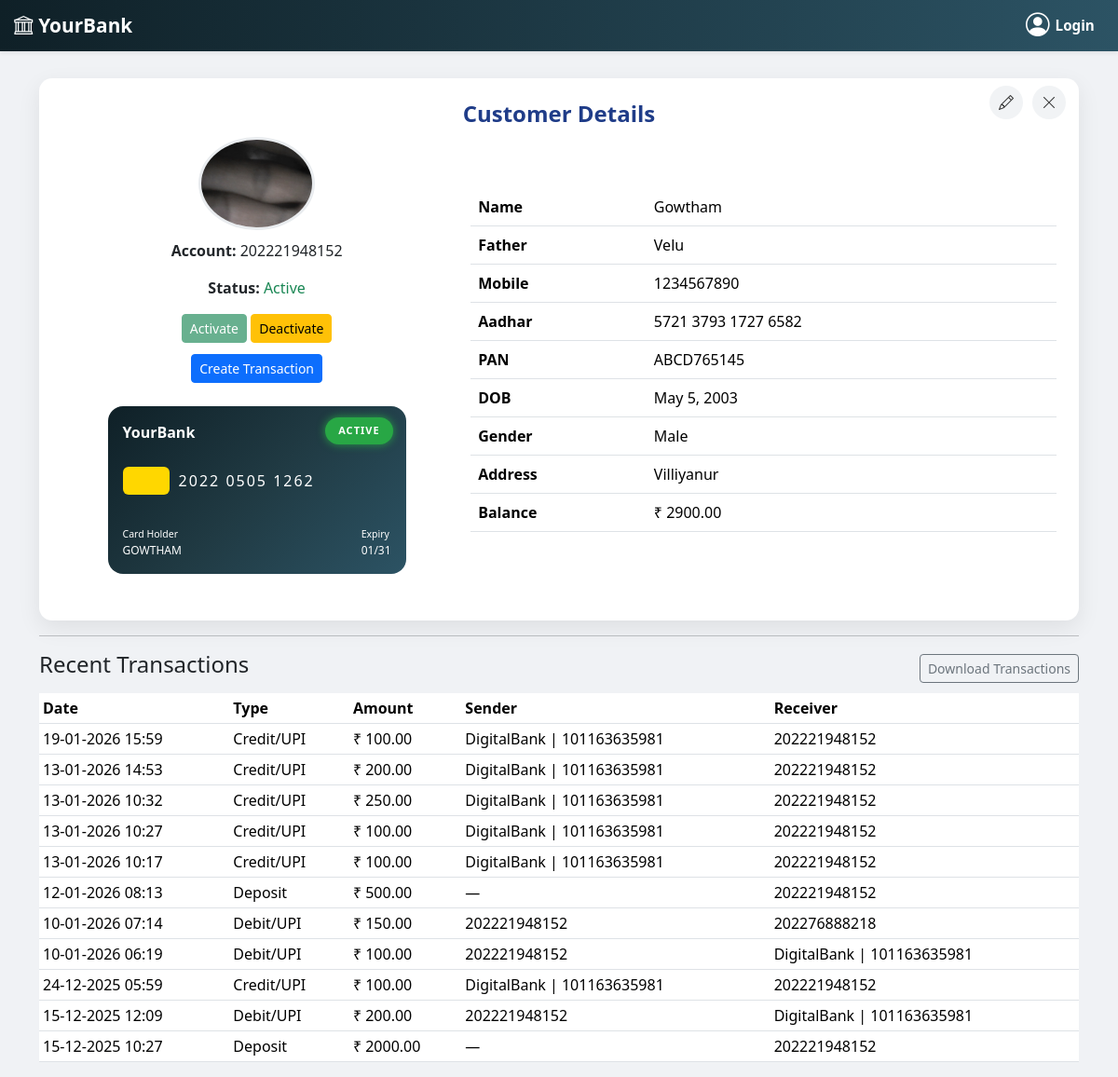
/yourbank/yb/staff/customer/2/, run on the app's committed database.
### YourBank/models.py (models this page shows, shortened)
class Customer(models.Model):
    ACCOUNT_TYPE_CHOICES = [
        ('SAVINGS', 'Savings'),
        ('CURRENT', 'Current'),
    ]
    GENDER_CHOICES = (
        ('Male', 'Male'),
        ('Female', 'Female'),
        ('Other', 'Other'),
    )
    customer_id = models.AutoField(primary_key=True)
    bank = models.ForeignKey(Bank, on_delete=models.SET_NULL, null=True, blank=True)
    aadhar = models.ForeignKey(Aadhar, on_delete=models.PROTECT, related_name='yourbank_aadhar_customers')
    pan = models.ForeignKey(Pan, on_delete=models.PROTECT, related_name='yourbank_pan_customers', null=True, blank=True)
    name = models.CharField(max_length=200)
    father_name = models.CharField(max_length=200, blank=True)
    mobile = models.CharField(max_length=10)   # not unique across banks
    dob = models.DateField()
    gender = models.CharField(max_length=10, choices=GENDER_CHOICES)
    address = models.TextField(max_length=300, blank=True)
    account_no = models.CharField(max_length=12, unique=True, editable=False)
    account_type = models.CharField(max_length=20, choices=ACCOUNT_TYPE_CHOICES)
    balance = models.DecimalField(max_digits=12, decimal_places=2, default=0)
    password = models.CharField(max_length=128, blank=True)
    transaction_pin = models.CharField(max_length=128, null=True, blank=True)
    photo = models.ImageField(upload_to='yourbank_photos/', blank=True, null=True)
    is_active = models.BooleanField(default=True)
    created_at = models.DateTimeField(auto_now_add=True)

class Bank(models.Model):
    name = models.CharField(max_length=200)
    ifsc = models.CharField(max_length=20, unique=True)
    branch = models.CharField(max_length=200)
    address = models.CharField(max_length=200)
    state = models.CharField(max_length=100)
    balance = models.DecimalField(max_digits=15, decimal_places=2, default=0)
    bank_prefix = models.CharField(max_length=4, default='2022')  # YourBank prefix

class ATMCard(models.Model):
    customer = models.OneToOneField("Customer", on_delete=models.CASCADE, related_name="atmcard")
    card_no = models.CharField(max_length=16, unique=True)
    expiry_date = models.DateField()
    cvv = models.CharField(max_length=3)
    pin = models.CharField(max_length=4, blank=True, null=True)   # 🔐 hashed
    is_active = models.BooleanField(default=True)
    otp_attempts = models.IntegerField(default=0)
    created_at = models.DateTimeField(auto_now_add=True)
    def is_expired(self):
        return self.expiry_date < timezone.now().date()
    def can_renew(self):
        return self.is_expired() or not self.is_active   # ✔ expired OR blocked

class Transaction(models.Model):
    TRANSACTION_TYPE = [
        ('DEPOSIT', 'Deposit'),
        ('WITHDRAW', 'Withdraw'),
        ('TRANSFER', 'Transfer'),
        ('CREDIT', 'Credit'),
        ('DEBIT', 'Debit'),
    ]
    customer = models.ForeignKey(Customer, on_delete=models.CASCADE, related_name="transactions")
    transaction_type = models.CharField(max_length=10, choices=TRANSACTION_TYPE)
    amount = models.DecimalField(max_digits=12, decimal_places=2, default=0.00)
    balance_before = models.DecimalField(max_digits=12, decimal_places=2, default=0)
    balance_after = models.DecimalField(max_digits=12, decimal_places=2)
    sender_account = models.CharField(max_length=30, null=True, blank=True)
    receiver_account = models.CharField(max_length=30, null=True, blank=True)
    sender_bank = models.CharField(max_length=50, null=True, blank=True)
    receiver_bank = models.CharField(max_length=50, null=True, blank=True)  # New field for cross-bank transfers
    sender_mobile = models.CharField(max_length=10, blank=True, default='')
    receiver_mobile = models.CharField(max_length=10, blank=True, default='')
    note = models.CharField(max_length=255, blank=True)
    date = models.DateTimeField(default=timezone.now)

### Aadhar_App/models.py (models this page shows, shortened)
class Aadhar(models.Model):
    name = models.CharField(max_length=100)
    father_name = models.CharField(max_length=100)
    gender = models.CharField(max_length=10, choices=GENDER_CHOICES)
    dob = models.DateField()
    address = models.TextField()
    mobile = models.CharField(max_length=10)
    aadhar_no = models.CharField(max_length=19, unique=True)  # 4-4-4-4 format
    photo = models.ImageField(upload_to='aadhar_photo_path')
    created_at = models.DateTimeField(auto_now_add=True)

### Pan_App/models.py (models this page shows, shortened)
class Pan(models.Model):
    GENDER_CHOICES = (
    ('Male', 'Male'),
    ('Female', 'Female'),
    ('Other', 'Other'),
)
    aadhar = models.OneToOneField(Aadhar, on_delete=models.CASCADE, related_name='pan')
    pan_no = models.CharField(max_length=10, unique=True)
    name = models.CharField(max_length=100)
    father_name = models.CharField(max_length=100)
    dob = models.DateField()
    gender = models.CharField(max_length=10, choices=GENDER_CHOICES)
    mobile = models.CharField(max_length=10)
    address = models.TextField()
    photo = models.ImageField(upload_to=pan_photo_path, blank=True, null=True)
    created_at = models.DateTimeField(auto_now_add=True)

### YourBank/views.py (the view)
# urls.py: path('yb/staff/customer/<int:pk>/', views.customer_detail, name='customer_detail'),
def customer_detail(request, pk):
    bank = Bank.objects.get(name="YourBank")
    cust = get_object_or_404(Customer, pk=pk, bank=bank)
    transactions = cust.transactions.all().order_by('-date')
    for txn in transactions:
        txn.display_type = get_display_type(txn)
    form = TransactionForm()
    atm = None
    show_renew = False
    if hasattr(cust, "atmcard"):
        atm = cust.atmcard
        if atm.can_renew():   # expired OR blocked
            show_renew = True
    return render(request, 'yourbank/customer_detail.html', {
        'customer': cust,
        'transactions': transactions,
        'form': form,
        'atm': atm,
        'show_renew': show_renew
    })

### YourBank/views.py (called while the page is built)
def get_display_type(txn):
    if txn.transaction_type == "CREDIT":
        return "Credit/UPI"
    elif txn.transaction_type == "DEBIT":
        return "Debit/UPI"
    return txn.get_transaction_type_display()

### YourBank/templates/yourbank/customer_detail.html (shortened to what this page needs)
{% extends 'yourbank/index.html' %}
{% load static %}
{% block content %}
<div class="container">
  <div class="customer-card">
    <div class="action-icons">
      <a href="{% url 'yourbank:customer_edit' customer.pk 'YourBank' %}" title="Edit" class="edit"><i class="bi bi-pencil"></i></a>
      <a href="{% url 'yourbank:staff_dashboard' %}" title="Close" class="close"><i class="bi bi-x-lg"></i></a>
    </div>
    <h4 class="a-title">Customer Details</h4>
    <div class="customer-layout">
      <div class="customer-left">
        <div class="customer-left-inner">
          {% if customer.photo %}
            <img src="{{ customer.photo.url }}" class="profile-img">
          {% endif %}
          <p><strong>Account:</strong> {{ customer.account_no }}</p>
          <p>
            <strong>Status:</strong>
            {% if customer.is_active %}<span class="text-success">Active</span>{% else %}<span class="text-danger">Deactivated</span>{% endif %}
          </p>
          <div class="mb-1">
            <form method="post" action="{% url 'yourbank:customer_toggle_active' customer.pk %}" style="display:inline;">
              <button class="btn btn-success btn-sm" {% if customer.is_active %}disabled{% endif %}>Activate</button>
            </form>
            <form method="post" action="{% url 'yourbank:customer_toggle_active' customer.pk %}" style="display:inline;">
              <button class="btn btn-warning btn-sm" {% if not customer.is_active %}disabled{% endif %}>Deactivate</button>
            </form>
          </div>
          <p class="mt-2">
            <a href="{% url 'yourbank:create_transaction' customer.pk %}" class="btn btn-primary btn-sm">Create Transaction</a>
          </p>
{% if customer.atmcard %}
<div class="atm-wrapper mt-2">
<div class="atm-card
     {% if customer.is_active and not customer.atmcard.is_active %}blocked{% endif %}"
     id="atmCard"
     {% if customer.is_active and customer.atmcard.is_active %}onclick="flipCard()"{% endif %}>
{% if not customer.is_active %}
    <span class="atm-status-badge atm-blocked">ACCOUNT OFF</span>
{% elif customer.atmcard.is_expired %}
    <a href="{% url 'digitalbank:atm_process' customer.pk 'renew' %}"
       class="atm-status-badge atm-renew">RENEW</a>
{% elif not customer.atmcard.is_active %}
    <a href="{% url 'digitalbank:enable_atm' customer.pk %}"
       class="atm-status-badge atm-blocked">BLOCKED</a>
    <a href="{% url 'digitalbank:atm_process' customer.pk 'renew' %}"
       class="atm-status-badge atm-renew">RENEW</a>
{% else %}
    <a href="{% url 'digitalbank:block_atm' customer.pk %}"
       class="atm-status-badge atm-active">ACTIVE</a>
{% endif %}
<div class="atm-front">
<div class="bank-name">{{ customer.bank.name }}</div>
<div class="front-chip-number">
  <div class="card-chip"></div>
  <div class="card-number">
    {{ customer.atmcard.card_no|slice:":4" }}
    {{ customer.atmcard.card_no|slice:"4:8" }}
    {{ customer.atmcard.card_no|slice:"8:12" }}
  </div>
</div>
<div class="card-footer">
  <div>
    <small>Card Holder</small><br>
    {{ customer.name|upper }}
  </div>
  <div>
    <small>Expiry</small><br>
    {{ customer.atmcard.expiry_date|date:"m/y" }}
  </div>
</div>
</div>
<div class="atm-back">
  <div class="strip"></div>
  <div class="cvv-box">{{ customer.atmcard.cvv }}</div>
  <div class="cvv-label">CVV</div>
</div>
</div>
</div>
{% else %}
<p class="mt-2 text-center">
  <a href="{% url 'yourbank:atm_process' customer.pk 'create' %}"
     class="btn btn-success btn-sm">Create ATM Card</a>
</p>
{% endif %}
        </div>
      </div>
      <div class="customer-right">
        <table class="table">
          <tr><th>Name</th><td>{{ customer.name }}</td></tr>
          <tr><th>Father</th><td>{{ customer.father_name }}</td></tr>
          <tr><th>Mobile</th><td>{{ customer.mobile }}</td></tr>
          <tr><th>Aadhar</th><td>{{ customer.aadhar.aadhar_no }}</td></tr>
          <tr><th>PAN</th><td>{{ customer.pan.pan_no|default:"—" }}</td></tr>
          <tr><th>DOB</th><td>{{ customer.dob }}</td></tr>
          <tr><th>Gender</th><td>{{ customer.gender }}</td></tr>
          <tr><th>Address</th><td>{{ customer.address }}</td></tr>
          <tr><th>Balance</th><td>₹ {{ customer.balance }}</td></tr>
        </table>
      </div>
    </div>
  </div>
  <hr>
  <div class="d-flex justify-content-between align-items-center mb-2">
    <h4>Recent Transactions</h4>
    <a href="{% url 'yourbank:download_transactions_pdf' customer.customer_id %}" class="btn btn-outline-secondary btn-sm">Download Transactions</a>
  </div>
  {% if transactions %}
  <table class="table table-sm">
    <thead>
      <tr><th>Date</th><th>Type</th><th>Amount</th><th>Sender</th><th>Receiver</th></tr>
    </thead>
    <tbody>
      {% for t in transactions %}
      <tr>
        <td>{{ t.date|date:"d-m-Y H:i" }}</td>
        <td>{{ t.display_type }}</td>
        <td>₹ {{ t.amount }}</td>
        <td>
  {% if t.sender_account %}
    {% if customer.account_no == t.sender_account %}
      {{ t.sender_account }}
    {% else %}
      {{ t.sender_bank }} | {{ t.sender_account }}
    {% endif %}
  {% else %}
    —
  {% endif %}
</td>
<td>
  {% if t.receiver_account %}
    {% if customer.account_no == t.receiver_account %}
      {{ t.receiver_account }}
    {% else %}
      {% if t.receiver_bank %}{{ t.receiver_bank }} | {% endif %}{{ t.receiver_account }}
    {% endif %}
  {% else %}
    —
  {% endif %}
</td>
      </tr>
      {% endfor %}
    </tbody>
  </table>
  {% else %}
    <p>No transactions yet.</p>
  {% endif %}
</div>
{% endblock content %}

### YourBank/templates/yourbank/customer_detail.html (style rules this page uses)
.container { margin-top:7%; }
.customer-card { background:#fff; border-radius:14px; padding:24px; box-shadow:0 8px 24px rgba(0,0,0,.08); position:relative; }
.a-title { text-align:center; color:#1f3c88; font-weight:600; margin-bottom:10px; }
.action-icons { position:absolute; top:8px; right:14px; display:flex; gap:10px; }
.action-icons a { width:36px; height:36px; border-radius:50%; background:#f1f3f5; display:flex; align-items:center; justify-content:center; color:#333; text-decoration:none; }
.profile-img { width:125px; height:125px; border-radius:50%; object-fit:cover; border:3px solid #e9ecef; margin-bottom:10px; }
.customer-layout { display:flex; gap:20px; flex-wrap:wrap; align-items:stretch; }
.customer-left { flex:1; min-width:260px; display:flex; flex-direction:column; align-items:center; }
.customer-left-inner { display:flex; flex-direction:column; align-items:center; justify-content:space-between; height:95%; }
.customer-right { flex:1.5; min-width:300px; display:flex; flex-direction:column; justify-content:center; }
.customer-right table { width:100%; }
.customer-right th { width:30%; text-align:left; }
.customer-right td { text-align:left; }
.atm-wrapper { perspective:1000px; margin-top:15px; width:100%; }
.atm-card { width:320px; height:180px; border-radius:16px; position:relative; transform-style:preserve-3d; transition:.8s; cursor:pointer; margin:1px; }
.atm-front, .atm-back { position:absolute; width:100%; height:100%; backface-visibility:hidden; border-radius:16px; color:white; padding:16px; font-family:'Segoe UI'; box-sizing:border-box; }
.atm-front { background:linear-gradient(135deg,#0f2027,#203a43,#2c5364); display:flex; flex-direction:column; justify-content:space-between; }
.bank-name { font-size:16px; font-weight:bold; margin-bottom:12px; }
.front-chip-number { display:flex; align-items:center; gap:10px; margin-bottom:20px; }
.card-chip { width:50px; height:30px; background:gold; border-radius:6px; }
.card-number { font-size:16px; letter-spacing:2px; flex:1; }
.card-footer { display:flex; justify-content:space-between; font-size:12px; }
.atm-back { background:#111; transform:rotateY(180deg); display:flex; flex-direction:column; justify-content:flex-start; }
.strip { background:black; height:30px; margin-top:30px; border-radius:4px; }
.cvv-box { background:white; color:black; padding:6px; width:80px; margin-top:25px; text-align:right; font-weight:bold; align-self:flex-end; }
.cvv-label { font-size:12px; margin-top:5px; align-self:flex-end; }
.atm-status-badge { position:absolute; top:12px; right:14px; padding:6px 14px; border-radius:20px; font-size:11px; font-weight:700; letter-spacing:1px; cursor:pointer; z-index:20; text-decoration:none; }
.atm-active { background:#28a745; color:white; box-shadow:0 0 10px rgba(40,167,69,.9); }

### data on the page
Customer: photo (picture), account_no "202221948152", bank.name "YourBank", atmcard.card_no "2022", atmcard.card_no "0505", atmcard.card_no "1262", name "GOWTHAM", atmcard.expiry_date "01/31", name "Gowtham", father_name "Velu", mobile "1234567890", aadhar.aadhar_no "5721 3793 1727 6582", pan.pan_no "ABCD765145", dob "May 5, 2003", gender "Male", address "Villiyanur", balance "2900.00"
Transaction: date "19-01-2026 15:59", display_type "Credit/UPI", amount "100.00", sender_bank "DigitalBank", sender_account "101163635981", receiver_account "202221948152"
Transaction: date "13-01-2026 14:53", display_type "Credit/UPI", amount "200.00", sender_bank "DigitalBank", sender_account "101163635981", receiver_account "202221948152"
Transaction: date "13-01-2026 10:32", display_type "Credit/UPI", amount "250.00", sender_bank "DigitalBank", sender_account "101163635981", receiver_account "202221948152"
Transaction: date "13-01-2026 10:27", display_type "Credit/UPI", amount "100.00", sender_bank "DigitalBank", sender_account "101163635981", receiver_account "202221948152"
Transaction: date "13-01-2026 10:17", display_type "Credit/UPI", amount "100.00", sender_bank "DigitalBank", sender_account "101163635981", receiver_account "202221948152"
Transaction: date "12-01-2026 08:13", display_type "Deposit", amount "500.00", receiver_account "202221948152"
Transaction: date "10-01-2026 07:14", display_type "Debit/UPI", amount "150.00", sender_account "202221948152", receiver_account "202276888218"
Transaction: date "10-01-2026 06:19", display_type "Debit/UPI", amount "100.00", sender_account "202221948152", receiver_bank "DigitalBank", receiver_account "101163635981"
Transaction: date "24-12-2025 05:59", display_type "Credit/UPI", amount "100.00", sender_bank "DigitalBank", sender_account "101163635981", receiver_account "202221948152"
Transaction: date "15-12-2025 12:09", display_type "Debit/UPI", amount "200.00", sender_account "202221948152", receiver_bank "DigitalBank", receiver_account "101163635981"
Transaction: date "15-12-2025 10:27", display_type "Deposit", amount "2000.00", receiver_account "202221948152"
